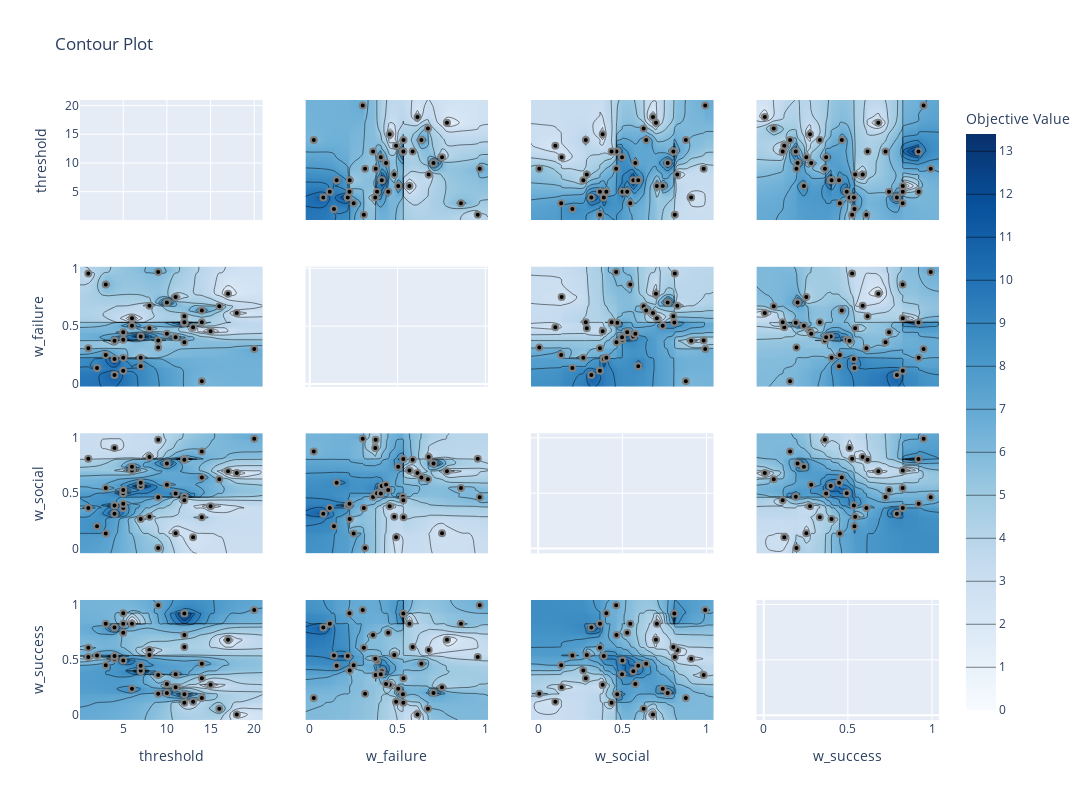

The code cell stored with this chart in its notebook:
### Code cell
fig = optuna.visualization.plot_contour(study, params=['w_social', 'w_success','w_failure', 'threshold'])
fig.update_layout(height=800, width=1200)
fig.show()
